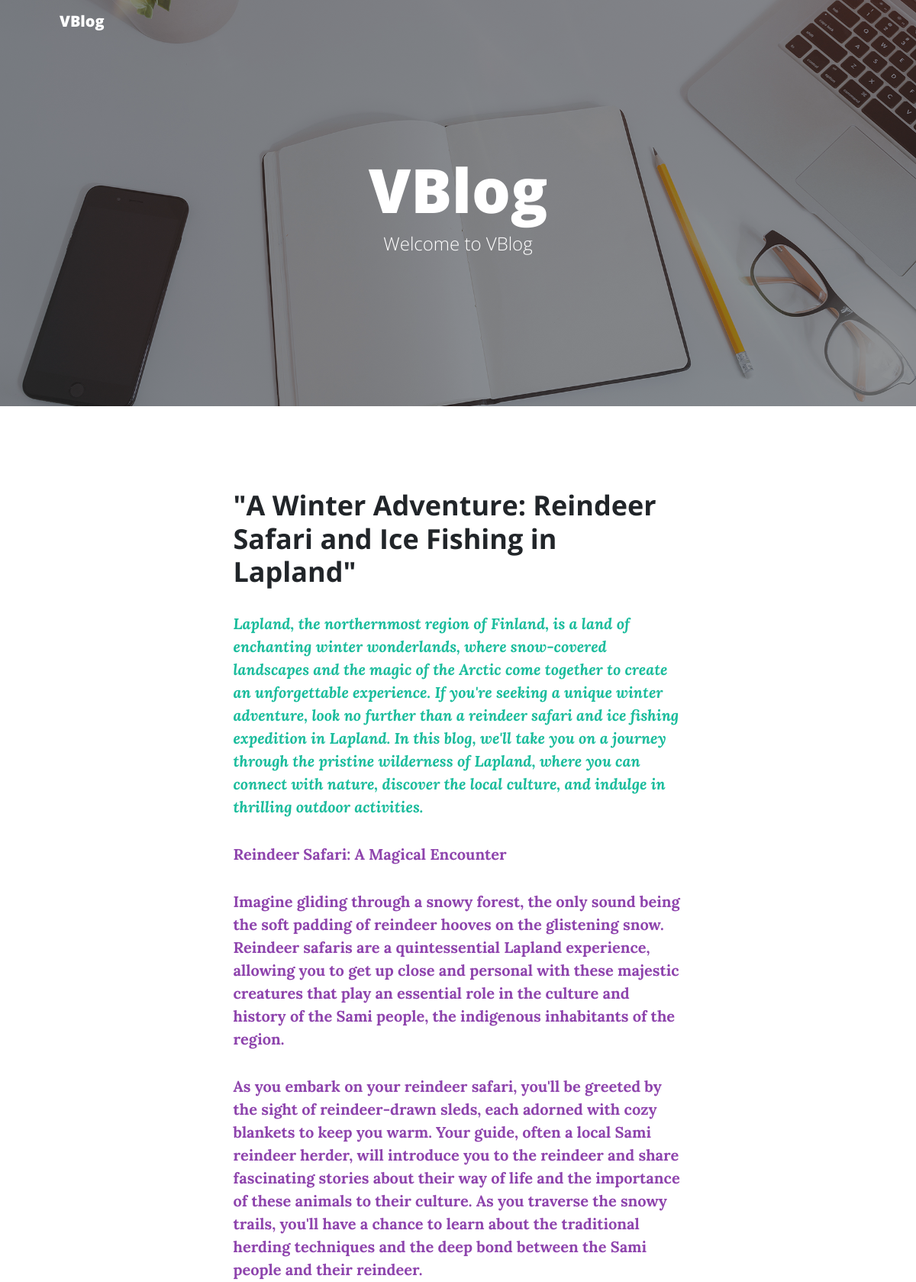
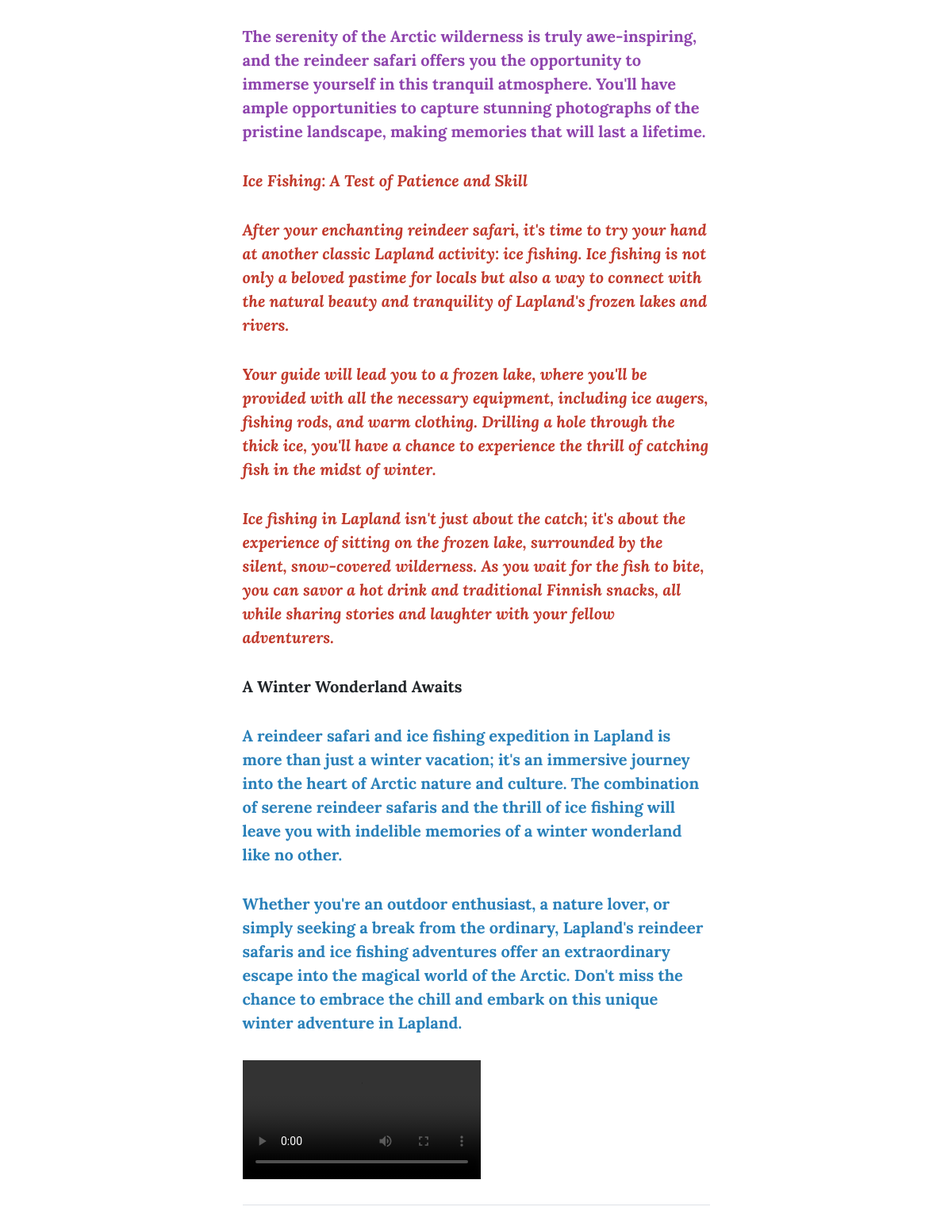
/details/4/ (upper part), run on the app's committed database (2 pictures, top to bottom).
### main_app/models.py (models this page shows, shortened)
class Post(models.Model):
    STATUS_CHOICES = (
        (0, 'Draft'),
        (1, 'Publish'),
    )
    title = models.CharField(max_length=200)
    author = models.CharField(max_length=100)
    updated_on = models.DateTimeField(auto_now=True)
    content = models.TextField()
    created_on = models.DateTimeField(auto_now_add=True)
    video = models.FileField(
        upload_to='videos/',
        null=True,
        blank=True,
        validators=[
            FileExtensionValidator(allowed_extensions=['mp4', 'avi', 'mov', 'mkv']),
            validate_video_size,
        ]
    )
    status = models.IntegerField(choices=STATUS_CHOICES, default=0)

### main_app/views.py (the view)
# urls.py: path('details/<int:pk>/', details, name='details'),    # Add other URL patterns if needed
def details(request, pk):
    post = get_object_or_404(Post, pk=pk)
    return render(request, 'details.html', {'post': post})

### templates/details.html (shortened to what this page needs)
{% extends 'base.html' %}
{% load static %}
{% block content %}
    <article class="mb-4">
        <div class="container px-4 px-lg-5">
            <div class="row gx-4 gx-lg-5 justify-content-center">
                <div class="col-md-10 col-lg-8 col-xl-7">
                    <h2 class="section-heading">{{ post.title }}</h2>
                    {{ post.content|safe }}
                    {% if post.video %}
                        <div class="embed-responsive embed-responsive-21by9">
                            <video class="embed-responsive-item img-fluid" controls>
                                <source src="{{ post.video.url }}" type="video/mp4">
                            </video>
                        </div>
                    {% endif %}
                    <hr class="my-4"/>
                </div>
            </div>
        </div>
    </article>
{% endblock %}

### data on the page
Post: title "\"A Winter Adventure: Reindeer Safari and Ice Fishing in Lapland\"", content "Lapland, the northernmost region of Finland, is a land of enchanting winter wonderlands, where snow-covered landscapes and the magic of the Arctic come together to create an unforgettable experience. If you're seeking a unique winter adventure, look no further than a reindeer safari and ice fishing expedition in Lapland. In this blog, we'll take you on a journey through the pristine wilderness of Lapland, where you can connect with nature, discover the local culture, and indulge in thrilling outdoor activities. Reindeer Safari: A Magical Encounter Imagine gliding through a snowy forest, the only sound being the soft padding of reindeer hooves on the glistening snow. Reindeer safaris are a…"
